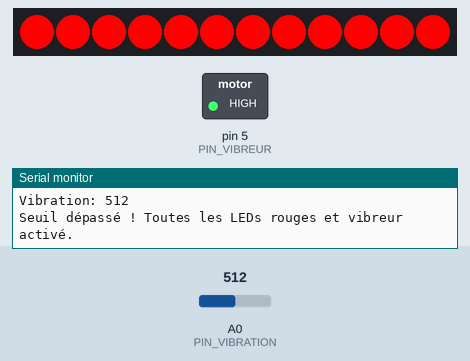
The sketch below on a simulated Arduino Uno, built with avr-gcc and run on an emulated ATmega328P. Parts: 12 RGB LEDs in strip order, left to right, switched loads named in the sketch (green lamp = pin HIGH), the last lines printed to the serial monitor. The test bench sets the inputs (shaded band); at power-on: A0 (PIN_VIBRATION) = 512.

Above: at 1.83 s.
2.2 s: A0 (PIN_VIBRATION) set to 55
4.0 s: A0 (PIN_VIBRATION) set to 45
At 6.4 s:
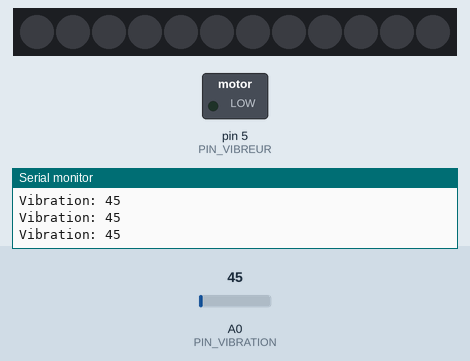
6.7 s: A0 (PIN_VIBRATION) set to 122
At 7.94 s:
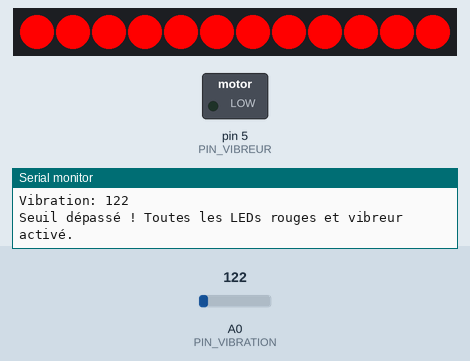
Timing chart, 0 to 15.2 s (numbered marks = the images above; inputs shaded):
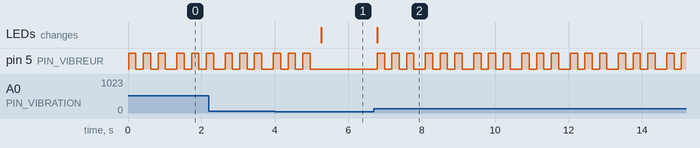

Measured:
- the behaviour switches between 51 and 50 on A0 (PIN_VIBRATION) (found by bisection; images 0 and 1)
- after the input at 4.0 s, pin 5 (PIN_VIBREUR): goes on until 5.0 s, then stays LOW; the LEDs: change after 1.3 s (image 1)
- after the input at 6.7 s, pin 5 (PIN_VIBREUR): LOW → HIGH after 0.09 s, then repeats every 1.3 s: 2 × (LOW 0.20 s, HIGH 0.20 s), LOW 0.31 s, HIGH 0.20 s; the LEDs: change after 0.09 s (image 2)

The sketch:

vibration_sensor.ino
```cpp
#include <FastLED.h>

#define PIN_LED 6       // Pin de la LED ring
#define NUM_LEDS 12     // 12 LEDs sur ta ring
#define PIN_VIBREUR 5   // Pin du vibreur
#define PIN_VIBRATION A0
#define SEUIL 50        // À ajuster selon tes besoins
#define NOMBRE_VIBRATIONS 3 // Nombre de fois que le vibreur doit vibrer

CRGB leds[NUM_LEDS];

void setup() {
  Serial.begin(9600);
  FastLED.addLeds<WS2812, PIN_LED, GRB>(leds, NUM_LEDS);
  FastLED.clear();
  FastLED.show();
  pinMode(PIN_VIBREUR, OUTPUT);
}

void loop() {
  int valeurVibration = analogRead(PIN_VIBRATION);
  Serial.print("Vibration: ");
  Serial.println(valeurVibration);

  if (valeurVibration > SEUIL) {
    Serial.println("Seuil dépassé ! Toutes les LEDs rouges et vibreur activé.");
    fill_solid(leds, NUM_LEDS, CRGB::Red);
    FastLED.show();
    for (int i = 0; i < NOMBRE_VIBRATIONS; i++) {
      digitalWrite(PIN_VIBREUR, HIGH);
      delay(200);
      digitalWrite(PIN_VIBREUR, LOW);
      delay(200);
    }
  } else {
    fill_solid(leds, NUM_LEDS, CRGB::Black);
    FastLED.show();
  }

  delay(100);
}
```
